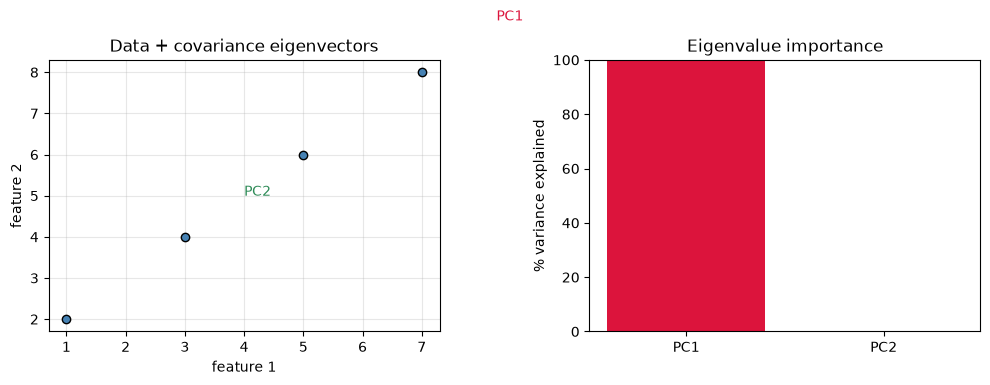

Python code for this plot:
import matplotlib.pyplot as plt
import numpy as np
from pathlib import Path

# Toy 2D dataset: rows = samples, cols = features (both features rise together)
X = np.array([[1, 2], [3, 4], [5, 6], [7, 8]], dtype=float)

# Covariance of features (columns); rowvar=False → variables are columns
C = np.cov(X, rowvar=False)
eigenvalues, eigenvectors = np.linalg.eig(C)

print("Covariance matrix:\n", C)
print("Eigenvalues:", eigenvalues)
print("Eigenvectors (columns = principal axes):\n", eigenvectors)

# Variance explained: each λ / sum(λ)
total_var = eigenvalues.sum()
explained = eigenvalues / total_var
for i, (lam, pct) in enumerate(zip(eigenvalues, explained)):
    print(f"PC{i + 1}: λ={lam:.4f}, variance explained={pct * 100:.1f}%")

mean = X.mean(axis=0)
fig, axes = plt.subplots(1, 2, figsize=(10, 4))

# Left: data + eigenvector directions scaled by sqrt(λ)
ax = axes[0]
ax.scatter(X[:, 0], X[:, 1], c="steelblue", edgecolors="k", zorder=3)
colors = ["crimson", "seagreen"]
for i in range(len(eigenvalues)):
    vec = eigenvectors[:, i]
    scale = np.sqrt(eigenvalues[i]) * 1.5
    ax.annotate(
        "",
        xy=mean + vec * scale,
        xytext=mean,
        arrowprops=dict(arrowstyle="->", color=colors[i], lw=2),
    )
    ax.text(
        mean[0] + vec[0] * scale * 1.1,
        mean[1] + vec[1] * scale * 1.1,
        f"PC{i + 1}",
        color=colors[i],
    )
ax.set_xlabel("feature 1")
ax.set_ylabel("feature 2")
ax.set_title("Data + covariance eigenvectors")
ax.grid(alpha=0.3)

# Right: variance explained by each principal component
ax = axes[1]
ax.bar([f"PC{i + 1}" for i in range(len(eigenvalues))], explained * 100, color=colors)
ax.set_ylabel("% variance explained")
ax.set_title("Eigenvalue importance")
ax.set_ylim(0, 100)

out = Path(__file__).resolve().parent / "EigenvaluesCovariance.png"
plt.tight_layout()
plt.savefig(out, bbox_inches="tight")
plt.close()
print(f"Saved {out}")
